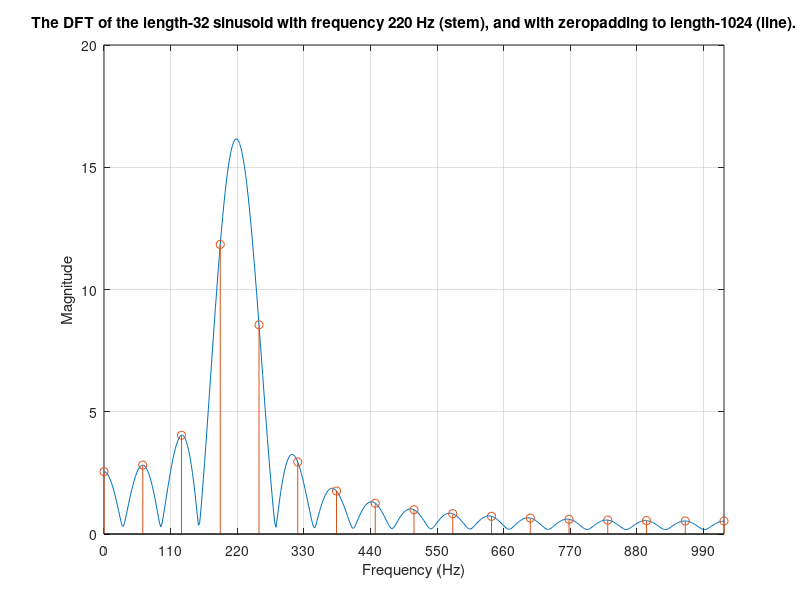

Here is the MATLAB script that generated this plot:
% DFT
clear all % Clear variables and functions from memory 
N=32; % Number of samples
N2=1024; % Number of samples
f=220; % Frequency (cycles/sample)
Fs=2048; % Samples per second
ts=1/Fs; % Sampling rate
n=0:N-1; % Discrete time axis with 32 samples
n2=0:N2-1; % Discrete time axis with 1024 samples
x=sin(2*pi*f*n*ts); % Sampled sinusoid
y = fft(x); % Discrete Fourier transform
y0 = fft(x, N2); % 1024-point FFT with zero-padding;
m = abs(y); % Absolute value of y
m0 = abs(y0); % Absolute value of y0
f = n*Fs/N; % Frequency vector
f0 = n2*Fs/N2; % Frequency vector

close all % closes all the open figure windows
plot(f0,m0) % Plot Frequency against Magnitude
hold on % Hold current graph
stem(f,m) % Stem plot of Frequency against Magnitude
xlim([0 Fs/2]); % set x-axis limits
xticks([0:110:Fs/2]) % Set x-axis tick values
xlabel('Frequency (Hz)') % Label x-axis
ylabel('Magnitude') % Label y-axis
grid on % Turn on grid lines
title('The DFT of the length-32 sinusoid with frequency 220 Hz (stem), and with zeropadding to length-1024 (line).'); % Plot title
saveas(gcf, 'Task1_1', 'png') % Save Figure
shg % Show graph window

